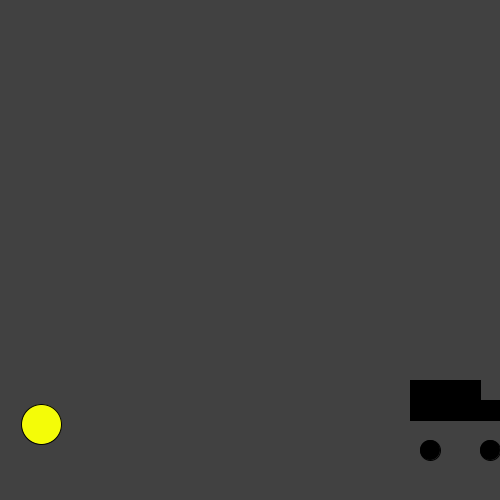
Frame 1 (no input)
Frame 60 (the mouse pressed at the canvas centre just before this capture): identical to frame 1, image omitted
Frame 120 (the mouse held since frame 60 and released just before this capture): identical to frame 1, image omitted

The Processing sketch that drew this single still picture (run headless with seeded random() and noise(); from frame 60 on, the mouse is pressed at the canvas centre):

// Processing sketch: processing_122649
// ── processing_122649.pde

void setup()
{
size(500,500);
}

void draw()
{
  float x=map(hour(),0,24,0,PI);
  
  float Hintergrund=map (sin(x),0,1,0,255);
  background(Hintergrund);
  
  float sonnenPosX=map(hour(),0,24,0,500);
  float sonnenPosY=map(sin(x),0,+1,520,150);
  fill(244,252,8);
  ellipse(sonnenPosX,sonnenPosY,40,40);
   
  float autoPos=map(minute(),0,60,0,600);
  fill(0);
  ellipse(autoPos-80,450,20,20);
  ellipse(autoPos-20,450,20,20);
  rect(autoPos-30,400,30,20);
  rect(autoPos-100,380,70,40);


}
